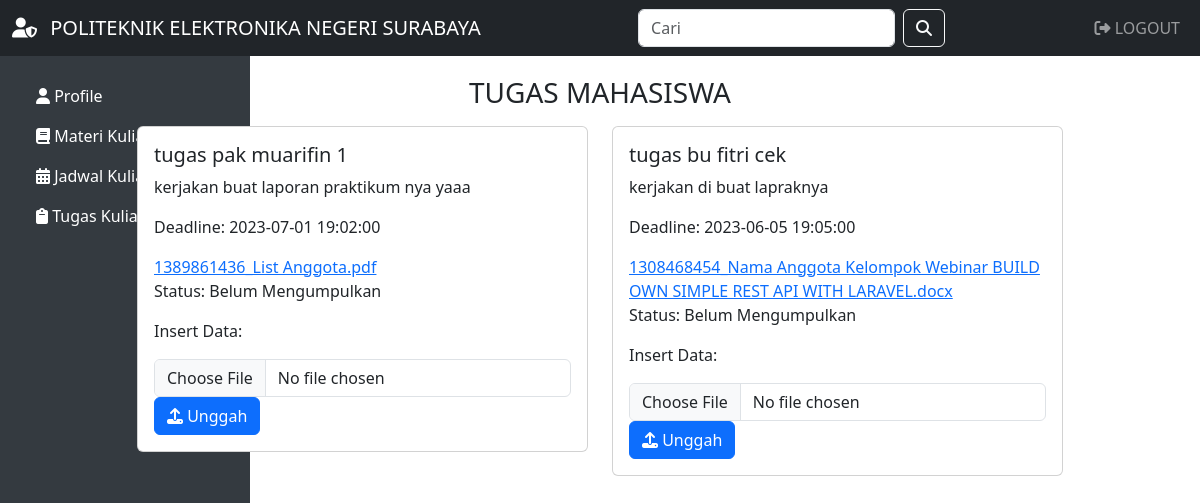
/mahasiswa_tugas.php (signed in), run on the app's committed database.
### tables this page shows
CREATE TABLE `tugas` (
  `id_tugas` int(11) NOT NULL,
  `id_dosen` int(11) NOT NULL,
  `judul` varchar(255) NOT NULL,
  `deskripsi` varchar(255) NOT NULL,
  `deadline` datetime NOT NULL,
  `nilai` int(11) NOT NULL,
  `file` varchar(255) NOT NULL
);

### mahasiswa_tugas.php (the view, shortened to what this page needs)
<?php
include('./include/header.php');
?>
<?php
include 'koneksi.php';
$query = "SELECT * FROM tugas";
$result = mysqli_query($koneksi, $query);
?>
<div class="container">
    <div class="row">
        <div class="col-lg-12">
            <h3 class="text-center" style="margin-top: 20px;">TUGAS MAHASISWA</h3>
        </div>
    </div>
    <div class="row justify-content-center my-2">
        <?php while ($data = mysqli_fetch_assoc($result)) { ?>
            <div class="col-lg-5">
                <div class="card">
                    <div class="card-body">
                        <h5 class="card-title"><?php echo $data['judul']; ?></h5>
                        <p class="card-text"><?php echo $data['deskripsi']; ?></p>
                        <p class="card-text">Deadline: <?php echo $data['deadline']; ?></p>
                        <a href="download.php?tugas=<?php echo $data['file']; ?>" class="card-link"><?php echo $data['file']; ?></a>
                        <?php
                        $id_mahasiswa = $_SESSION["id_mahasiswa"];
                        $id_tugas = $data['id_tugas'];
                        $query_pengumpulan = "SELECT * FROM pengumpulan WHERE id_mahasiswa = '$id_mahasiswa' AND id_tugas = '$id_tugas'";
                        $result_pengumpulan = mysqli_query($koneksi, $query_pengumpulan);
                        $jumlah_pengumpulan = mysqli_num_rows($result_pengumpulan);
                        if ($jumlah_pengumpulan > 0) {
                            $data_pengumpulan = mysqli_fetch_assoc($result_pengumpulan);
                            $id_pengumpulan = $data_pengumpulan['id_pengumpulan'];
                            $nilai = $data_pengumpulan['nilai'];
                        ?>
                            <p class="card-text">Status: Sudah Mengumpulkan</p>
                            <p class="card-text">Nilai: <?php echo $nilai; ?></p>
                            <a href="upload_jawaban.php?id_pengumpulan=<?php echo $id_pengumpulan; ?>" class="btn btn-primary">Ubah Jawaban</a>
                        <?php } else { ?>
                            <p class="card-text">Status: Belum Mengumpulkan</p>
                            <form method="post" action="submitmahasiswa.php" enctype="multipart/form-data">
                                <?php if (!empty($data['nilai'])) { ?>
                                    <p>Edit Tugas:</p>
                                    <input type="file" name="tugasfile" class="form-control" id="inputGroupFile01" required="required">
                                    <button type="submit" name="submit" value="edit" class="btn btn-primary"><i class="fas fa-edit"></i> Edit Data</button>
                                <?php } else { ?>
                                    <p>Insert Data:</p>
                                    <input type="file" name="tugasfile" class="form-control" id="inputGroupFile01" required="required">
                                    <button type="submit" name="submit" value="simpan" class="btn btn-primary"><i class="fas fa-upload"></i> Unggah</button>
                                <?php } ?>
                            </form>
                        <?php } ?>
                    </div>
                </div>
            </div>
        <?php } ?>
    </div>
</div>
<?php
include('./include/footer.php');
?>

### data on the page
tugas: judul "tugas pak muarifin 1", deskripsi "kerjakan buat laporan praktikum nya yaaa", deadline "2023-07-01 19:02:00", file "1389861436_List Anggota.pdf"
tugas: judul "tugas bu fitri cek", deskripsi "kerjakan di buat lapraknya", deadline "2023-06-05 19:05:00", file "1308468454_Nama Anggota Kelompok Webinar BUILD OWN SIMPLE REST API WITH LARAVEL.docx"
